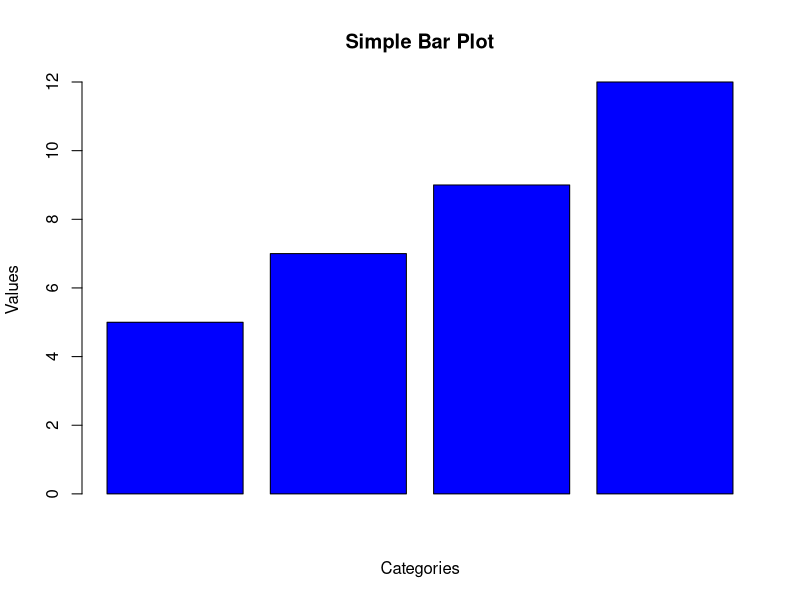
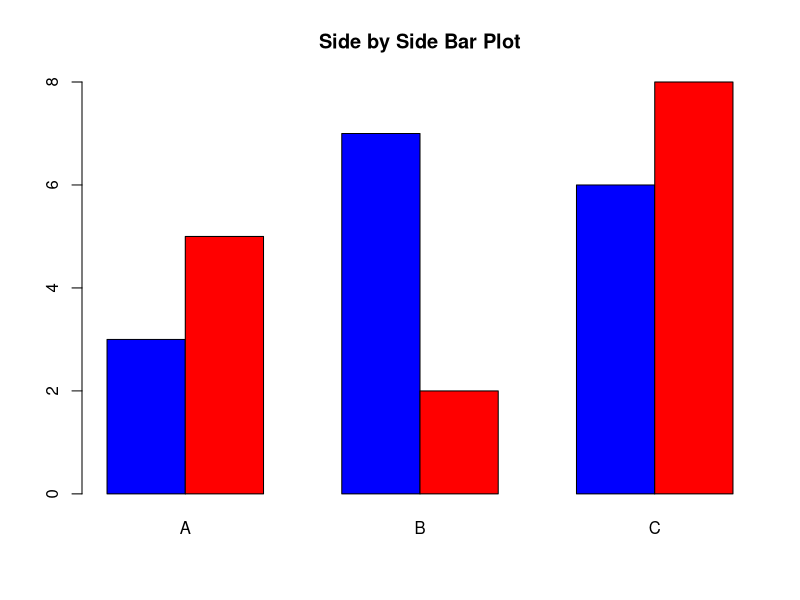
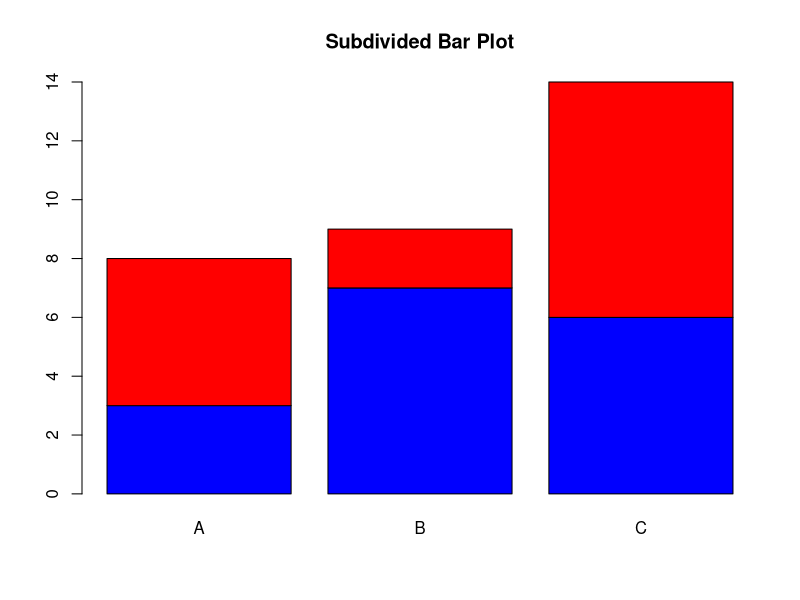
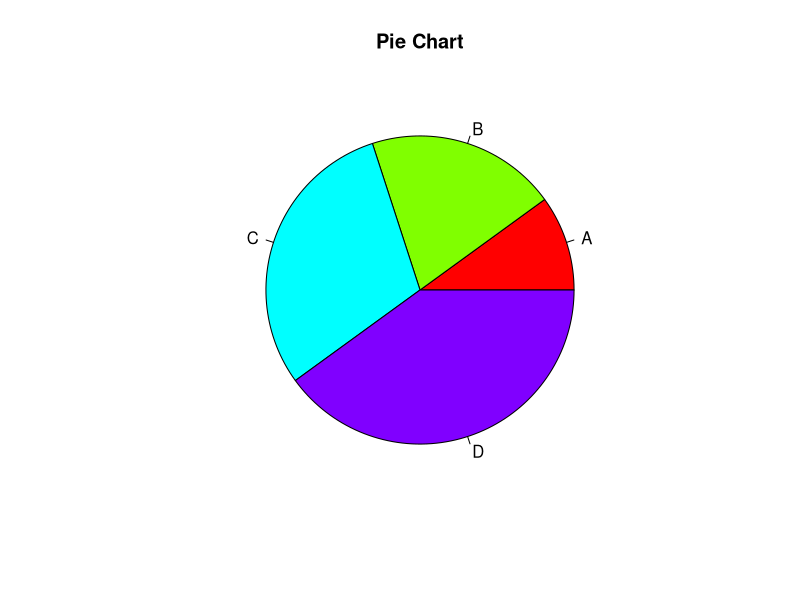
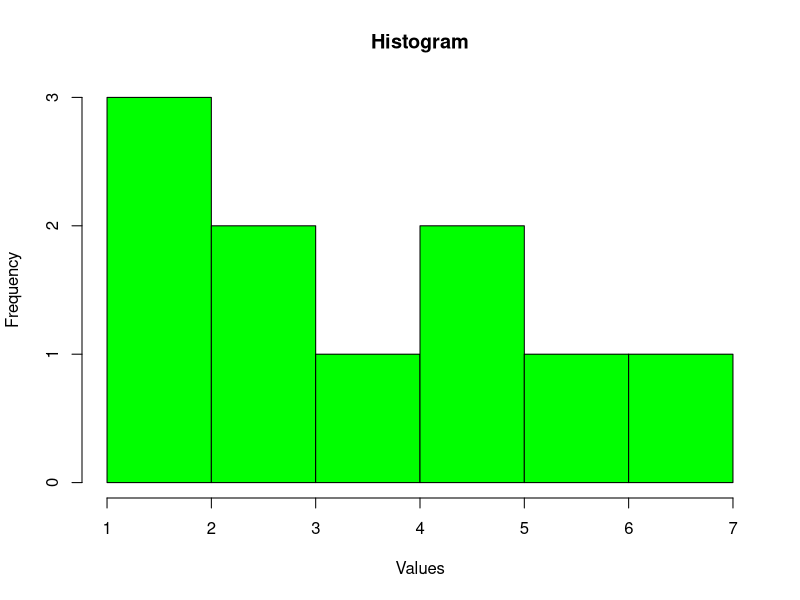
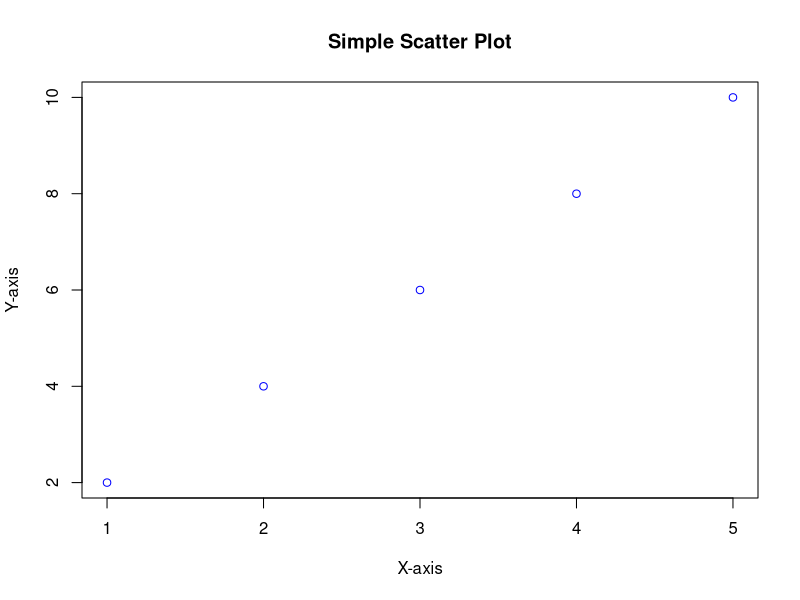
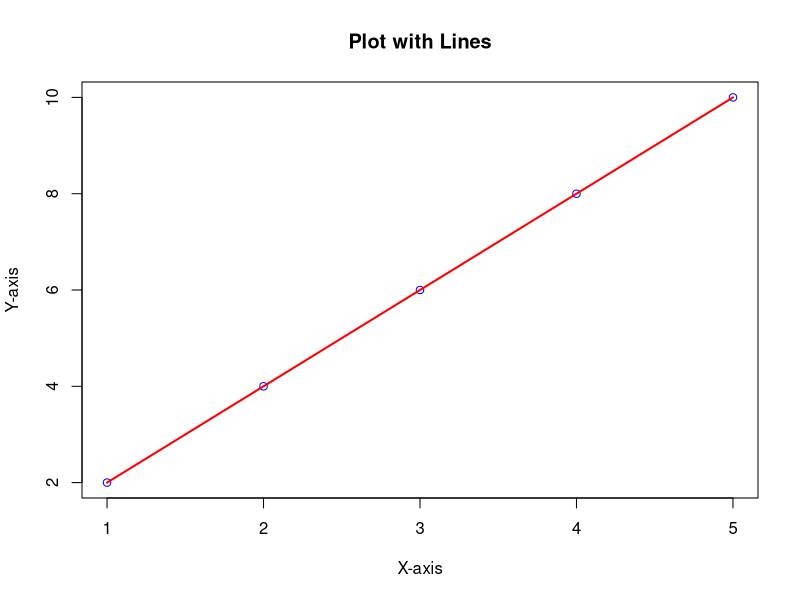

These figures' R source, in order:
## ---- chunk 1
library(ggplot2)
theme_set(theme_minimal())
knitr::opts_chunk$set(fig.align = 'center')
## ---- chunk 2
  data <- c(1, 2, 2, 3, 3, 3, 4, 4, 5)
  ungrouped_table <- table(data)
  print(ungrouped_table)
## ---- chunk 3
data <- c(1, 2, 2, 3, 3, 3, 4, 4, 5)
grouped_data <- cut(data, breaks=3)
grouped_table <- table(grouped_data)
print(grouped_table)
## ---- chunk 4
  population <- 1:10
  srswr_sample <- sample(population, size=5, replace=TRUE)
  print(srswr_sample)
## ---- chunk 5
population <- 1:10
srswor_sample <- sample(population, size=5, replace=FALSE)
print(srswor_sample)
## ---- chunk 6
  sum(c(1, 2, 3, 4, 5)) # 15
## ---- chunk 7
sort(c(5, 2, 8, 1, 3)) # 1, 2, 3, 5, 8
## ---- chunk 8
min(c(1, 2, 3, 4, 5)) # 1
## ---- chunk 9
max(c(1, 2, 3, 4, 5)) # 5

## ---- chunk 10
length(c(1, 2, 3, 4, 5)) # 5

## ---- chunk 11
  data <- c(1, 2, 3, 4, 4, 5, 6)
  mean(data) # 3.57
## ---- chunk 12
median(data) # 4

## ---- chunk 13
mode_func <- function(x) {
    uniq_x <- unique(x)
    uniq_x[which.max(tabulate(match(x, uniq_x)))]
}
mode_func(data) # 4
## ---- chunk 14
  data <- c(1, 2, 3, 4, 5)
  geometric_mean <- prod(data)^(1/length(data))
  print(geometric_mean) # 2.605
## ---- chunk 15
  data <- c(1, 2, 3, 4, 5)
  harmonic_mean <- length(data) / sum(1 / data)
  print(harmonic_mean) # 2.189

## ---- chunk 16
  data <- c(3, 7, 2, 9, 5)
  range_value <- max(data) - min(data)
  print(range_value) # 7
## ---- chunk 17
  data <- c(3, 7, 2, 9, 5)
  mean_deviation <- mean(abs(data - mean(data)))
  print(mean_deviation) # 2.4
## ---- chunk 18
  data <- c(3, 7, 2, 9, 5)
  iqr_value <- IQR(data)
  print(iqr_value) # 4
## ---- chunk 19
  data <- c(3, 7, 2, 9, 5)
  qd_value <- IQR(data) / 2
  print(qd_value) # 2
## ---- chunk 20
  data <- c(3, 7, 2, 9, 5)
  sd_value <- sd(data)
  print(sd_value) # 2.607
## ---- chunk 21
  data <- c(3, 7, 2, 9, 5)
  variance_value <- var(data)
  print(variance_value) # 6.8
## ---- chunk 22
  data <- c(3, 7, 2, 9, 5)
  cv_value <- (sd(data) / mean(data)) * 100
  print(cv_value) # 52.71
## ---- chunk 23
    data <- c(3, 7, 2, 9, 5)
    quantiles <- quantile(data)
    print(quantiles)
## ---- chunk 24
    summary(data)
## ---- chunk 25
  data <- c(2, 4, 6, 8, 10)
  raw_moment_2 <- mean(data^2) # Second raw moment
  print(raw_moment_2) # 44
## ---- chunk 26
  data <- c(2, 4, 6, 8, 10)
  central_moment_2 <- mean((data - mean(data))^2) # Second central moment (Variance)
  print(central_moment_2) # 8
## ---- chunk 27
  library(e1071)  # For skewness function
  data <- c(2, 4, 6, 8, 10)
  skewness_value <- skewness(data)
  print(skewness_value) # 0
## ---- chunk 28
  library(e1071)  # For kurtosis function
  data <- c(2, 4, 6, 8, 10)
  kurtosis_value <- kurtosis(data)
  print(kurtosis_value) # -1.3
## ---- chunk 29
  data <- c(2, 4, 6, 8, 10)
  third_moment <- mean((data - mean(data))^3)
  fourth_moment <- mean((data - mean(data))^4)
  
  skewness_moment <- third_moment / (sd(data)^3)
  kurtosis_moment <- fourth_moment / (sd(data)^4)
## ---- chunk 30
  print(skewness_moment) # 0
  print(kurtosis_moment) # 1.875
## ---- chunk 31
  data <- c(5, 7, 9, 12)
  barplot(data, main="Simple Bar Plot", xlab="Categories", 
          ylab="Values", col="blue")
## ---- chunk 32
  data <- matrix(c(3, 5, 7, 2, 6, 8), nrow=2)
  barplot(data, beside=TRUE, main="Side by Side Bar Plot", col=c("blue", "red"), names.arg=c("A", "B", "C"))
## ---- chunk 33
  data <- matrix(c(3, 5, 7, 2, 6, 8), nrow=2)
  barplot(data, beside=FALSE, main="Subdivided Bar Plot", col=c("blue", "red"), names.arg=c("A", "B", "C"))
## ---- chunk 34
  data <- c(10, 20, 30, 40)
  labels <- c("A", "B", "C", "D")
  pie(data, labels=labels, main="Pie Chart", col=rainbow(4))
## ---- chunk 35
  data <- c(1, 2, 2, 3, 3, 4, 5, 5, 6, 7)
  hist(data, main="Histogram", xlab="Values", col="green", breaks=5)
## ---- chunk 36
  x <- c(1, 2, 3, 4, 5)
  y <- c(2, 4, 6, 8, 10)
  plot(x, y, type="p", main="Simple Scatter Plot", xlab="X-axis", ylab="Y-axis", col="blue")
## ---- chunk 37
  x <- c(1, 2, 3, 4, 5)
  y <- c(2, 4, 6, 8, 10)
  plot(x, y, type="p", main="Plot with Lines", xlab="X-axis", ylab="Y-axis", col="blue")
  lines(x, y, col="red", lwd=2)
## ---- chunk 38
  dbinom(3, size=10, prob=0.5)  # P(X=3) for 10 trials, p=0.5
  pbinom(3, size=10, prob=0.5)  # P(X<=3)
  rbinom(5, size=10, prob=0.5)  # Generate 5 random binomial variates
## ---- chunk 39
  dpois(2, lambda=5)  # P(X=2) when lambda=5
  ppois(2, lambda=5)  # P(X<=2)
  rpois(5, lambda=5)  # Generate 5 random Poisson variates
## ---- chunk 40
  dnorm(0, mean=0, sd=1)  # P(X=0) for standard normal
  pnorm(1.96, mean=0, sd=1)  # P(X<=1.96) for standard normal
  rnorm(5, mean=0, sd=1)  # Generate 5 random normal variates
## ---- chunk 41
  dchisq(3, df=2)  # P(X=3) for chi-square with 2 degrees of freedom
  pchisq(3, df=2)  # P(X<=3)
  rchisq(5, df=2)  # Generate 5 random chi-square variates
## ---- chunk 42
  dt(1.96, df=10)  # P(T=1.96) for t-distribution with 10 degrees of freedom
  pt(1.96, df=10)  # P(T<=1.96)
  rt(5, df=10)  # Generate 5 random t-distribution variates
## ---- chunk 43
  df(1, df1=5, df2=10)  # P(F=1) for F-distribution with 5 and 10 df
  pf(1, df1=5, df2=10)  # P(F<=1)
  rf(5, df1=5, df2=10)  # Generate 5 random F-distribution variates
## ---- chunk 44
  x <- c(2, 4, 6, 8)
  y <- c(3, 7, 5, 10)
  cov(x, y)  # Covariance between x and y
## ---- chunk 45
  x <- c(2, 4, 6, 8)
  y <- c(3, 7, 5, 10)
  cor(x, y, method="pearson")  # Pearson's correlation
  cor(x, y, method="spearman") # Spearman's correlation
## ---- chunk 46
x <- c(2, 4, 6, 8)
y <- c(3, 7, 5, 10)
model <- lm(y ~ x)
summary(model)  # Displays the model summary
